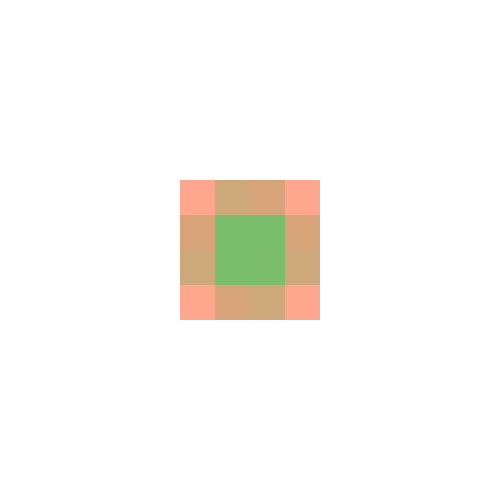
Frame 1 (no input)
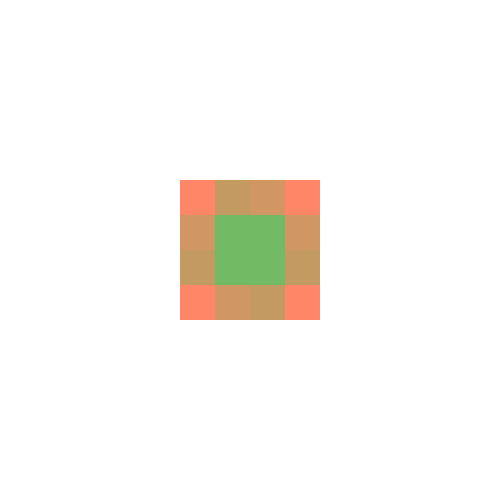
Frame 60 (the mouse pressed at the canvas centre just before this capture)
Frame 120 (the mouse held since frame 60 and released just before this capture): identical to frame 60, image omitted

The Processing sketch that drew these frames (run headless with seeded random() and noise(); from frame 60 on, the mouse is pressed at the canvas centre):

// Processing sketch: processing_85124
// ── processing_85124.pde

void setup(){
size(500, 500);
 background(255);
 smooth();
}

void draw(){
  noStroke();
  //ㄱ
  translate(width/2, height/2);
  for (int i=0;i<360;i=i+30){
  rotate(radians(90)); 
  fill(255,135,100,50);
  rect(-35,-70,105,35);
  rect(35,-70,35,105);
  //ㄴ
  fill(110,185,95,50);
  rect(-35,0,105,35);
  rect(-35,-70,35,105);
 }
}
